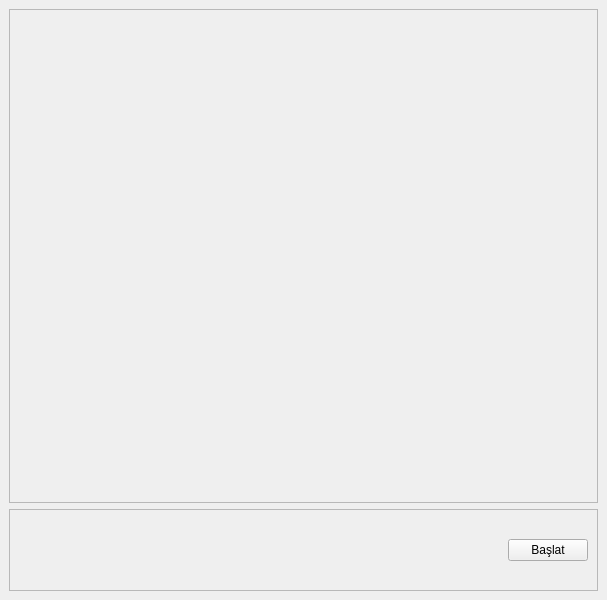
<?xml version="1.0" encoding="UTF-8"?>
<ui version="4.0">
 <class>mainWindow</class>
 <widget class="QMainWindow" name="mainWindow">
  <property name="geometry">
   <rect>
    <x>0</x>
    <y>0</y>
    <width>607</width>
    <height>600</height>
   </rect>
  </property>
  <property name="acceptDrops">
   <bool>false</bool>
  </property>
  <property name="windowTitle">
   <string>Gerçek Zamanlı Uygulamalar</string>
  </property>
  <property name="windowIcon">
   <iconset>
    <normaloff>icon.png</normaloff>icon.png</iconset>
  </property>
  <widget class="QWidget" name="centralwidget">
   <layout class="QGridLayout" name="gridLayout_2">
    <item row="1" column="0">
     <widget class="QFrame" name="frame">
      <property name="enabled">
       <bool>true</bool>
      </property>
      <property name="sizePolicy">
       <sizepolicy hsizetype="Preferred" vsizetype="Preferred">
        <horstretch>0</horstretch>
        <verstretch>6</verstretch>
       </sizepolicy>
      </property>
      <property name="frameShape">
       <enum>QFrame::StyledPanel</enum>
      </property>
      <property name="frameShadow">
       <enum>QFrame::Raised</enum>
      </property>
      <layout class="QGridLayout" name="gridLayout">
       <property name="leftMargin">
        <number>5</number>
       </property>
       <property name="topMargin">
        <number>5</number>
       </property>
       <property name="rightMargin">
        <number>5</number>
       </property>
       <property name="bottomMargin">
        <number>5</number>
       </property>
       <property name="spacing">
        <number>2</number>
       </property>
       <item row="0" column="0">
        <layout class="QVBoxLayout" name="imgLayout"/>
       </item>
      </layout>
     </widget>
    </item>
    <item row="2" column="0">
     <widget class="QFrame" name="frame_2">
      <property name="enabled">
       <bool>true</bool>
      </property>
      <property name="sizePolicy">
       <sizepolicy hsizetype="Preferred" vsizetype="Preferred">
        <horstretch>2</horstretch>
        <verstretch>1</verstretch>
       </sizepolicy>
      </property>
      <property name="frameShape">
       <enum>QFrame::StyledPanel</enum>
      </property>
      <property name="frameShadow">
       <enum>QFrame::Raised</enum>
      </property>
      <layout class="QGridLayout" name="gridLayout_3">
       <item row="0" column="0">
        <layout class="QHBoxLayout" name="buttonLayout">
         <item>
          <spacer name="horizontalSpacer">
           <property name="orientation">
            <enum>Qt::Horizontal</enum>
           </property>
           <property name="sizeHint" stdset="0">
            <size>
             <width>40</width>
             <height>20</height>
            </size>
           </property>
          </spacer>
         </item>
         <item>
          <widget class="QPushButton" name="btnStart">
           <property name="text">
            <string>Başlat</string>
           </property>
          </widget>
         </item>
        </layout>
       </item>
      </layout>
     </widget>
    </item>
   </layout>
  </widget>
 </widget>
 <resources/>
 <connections/>
</ui>
